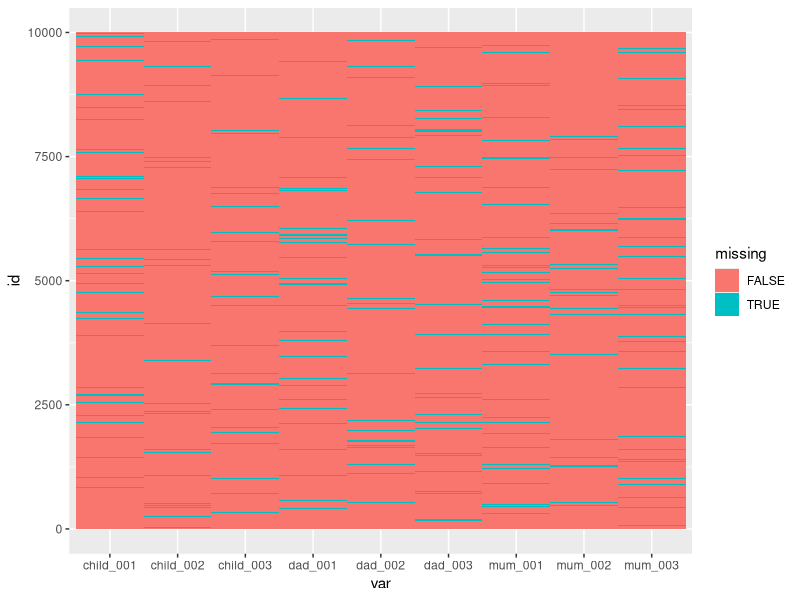
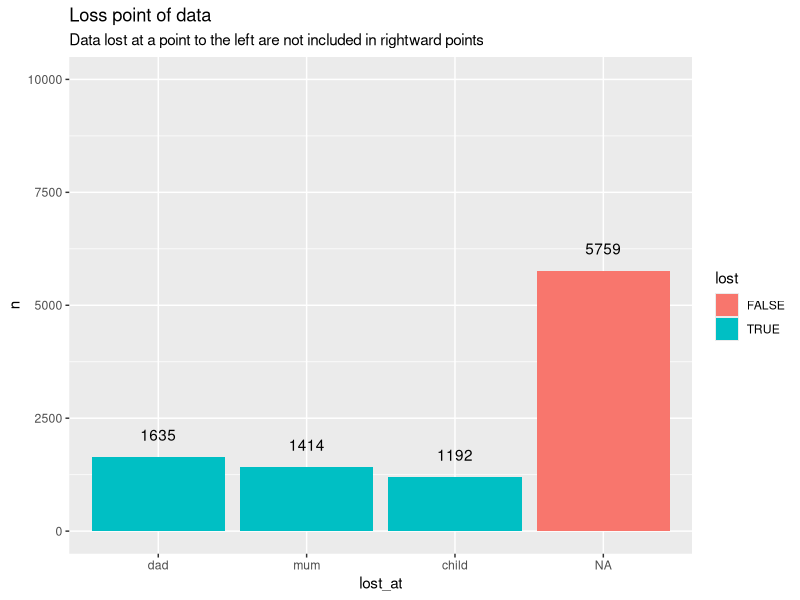
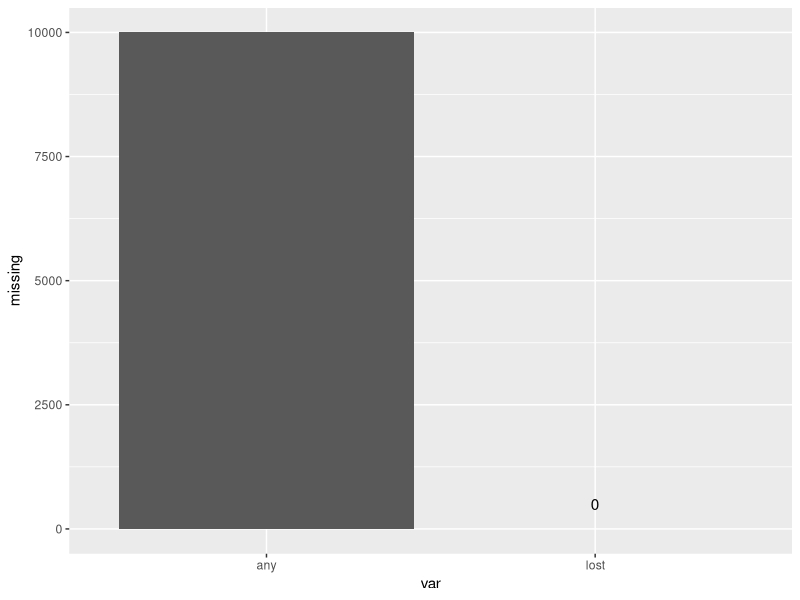

Recreate these plots in R, in order.
# Make some example data
library(tidyverse)
d <- tibble(id = 1:10000)

# Add some variables for dad/mum/child
for (p in c('dad', 'mum', 'child')) {
  for (i in 1:3) {
    # generate a variable name
    v <- paste0(p, '_00', i, collapse = "")
    
    # Make up some normal data
    d[, v] <- rnorm(nrow(d))
  }
}

# Delete some data at random
p_missing = .06

d_miss <- mutate(d, across(.cols = -id, function(x) {
  miss <- runif(nrow(d)) < p_missing
  x[miss] <- NA
  x
}))
  
# Visualise missing cases
d_miss %>%
  pivot_longer(cols = -id, names_to = "var") %>%
  mutate(missing = is.na(value)) %>%
  ggplot(aes(x = var, y = id, fill = missing)) +
  geom_tile(colour = NA)

# Add summaries for missingness at each time point
d_miss <- mutate(
  d_miss, 
  lost_at = case_when(
    is.na(dad_001) | is.na(dad_002) | is.na(dad_003) ~ 'dad',
    is.na(mum_001) | is.na(mum_002) | is.na(mum_003) ~ 'mum',
    is.na(child_001) | is.na(child_002) | is.na(child_003) ~ 'child',
    T ~ NA_character_
  ),
  lost_at = factor(lost_at, levels = c('dad', 'mum', 'child')),
  lost = !is.na(lost_at)
)

# Visualise loss trajectory
d_miss %>% 
  group_by(lost_at) %>%
  summarise(n = n(), lost = any(lost), .groups = 'drop') %>%
  ggplot(aes(x = lost_at, y = n, fill = lost)) +
  geom_col() +
  geom_text(aes(y = n + nrow(d_miss) / 20, label = n)) + 
  scale_y_continuous(limits = c(0, nrow(d_miss))) +
  labs(
    title = 'Loss point of data', 
    subtitle = 'Data lost at a point to the left are not included in rightward points'
  )

# Add a summary variable for any missing
d_miss$any <- apply(d_miss, 1, function(r) ifelse(any(is.na(r)), NA, F))

# Plot numbers of missing
d_miss %>%
  pivot_longer(cols = where(is.logical), names_to = "var") %>%
  mutate(missing = is.na(value)) %>%
  group_by(var) %>%
  summarise(missing = sum(missing), .groups = 'drop') %>%
  ggplot(aes(x = var, y = missing)) +
  geom_col() +
  geom_text(aes(y = missing + nrow(d) / 20, label = missing)) +
  scale_y_continuous(limits = c(0, nrow(d)))
